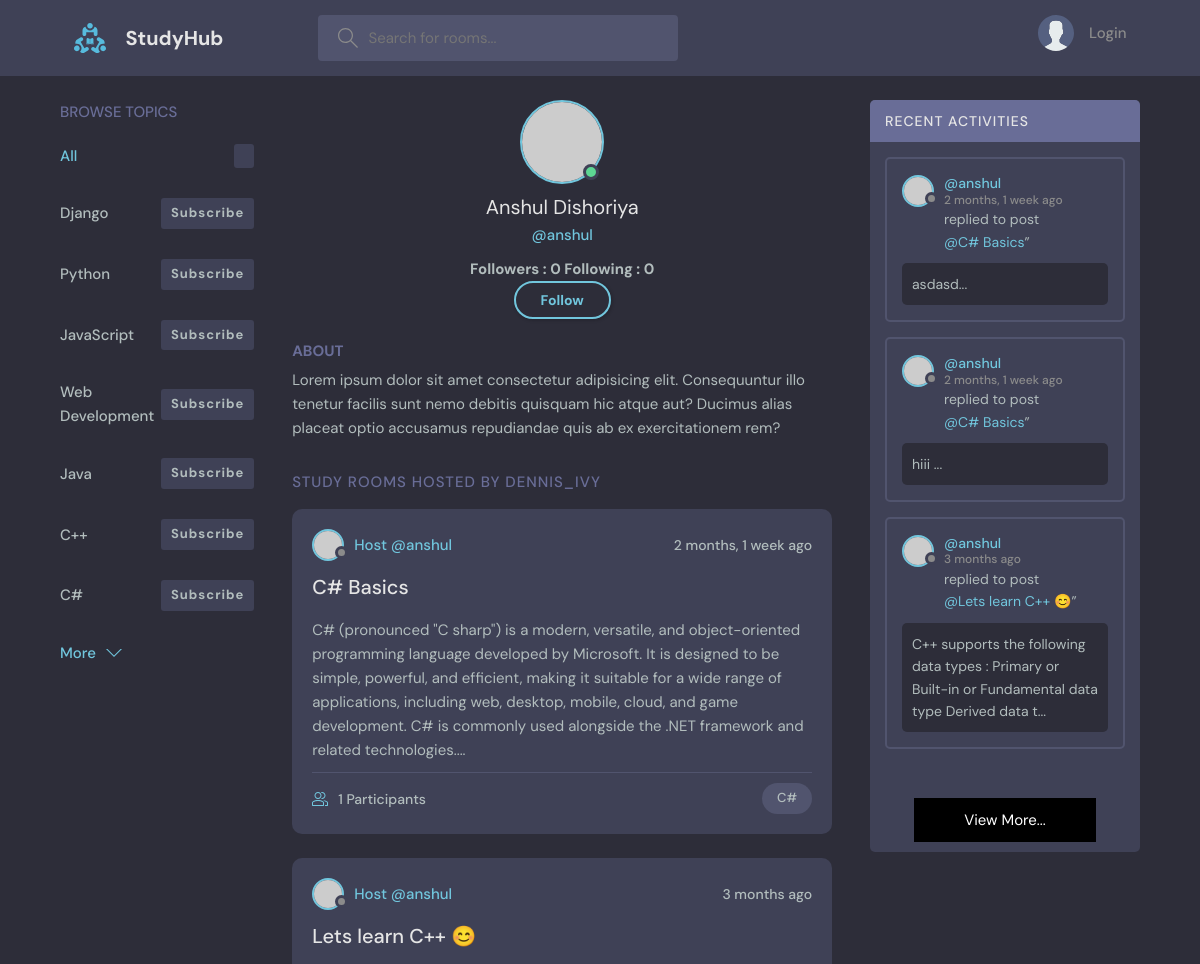
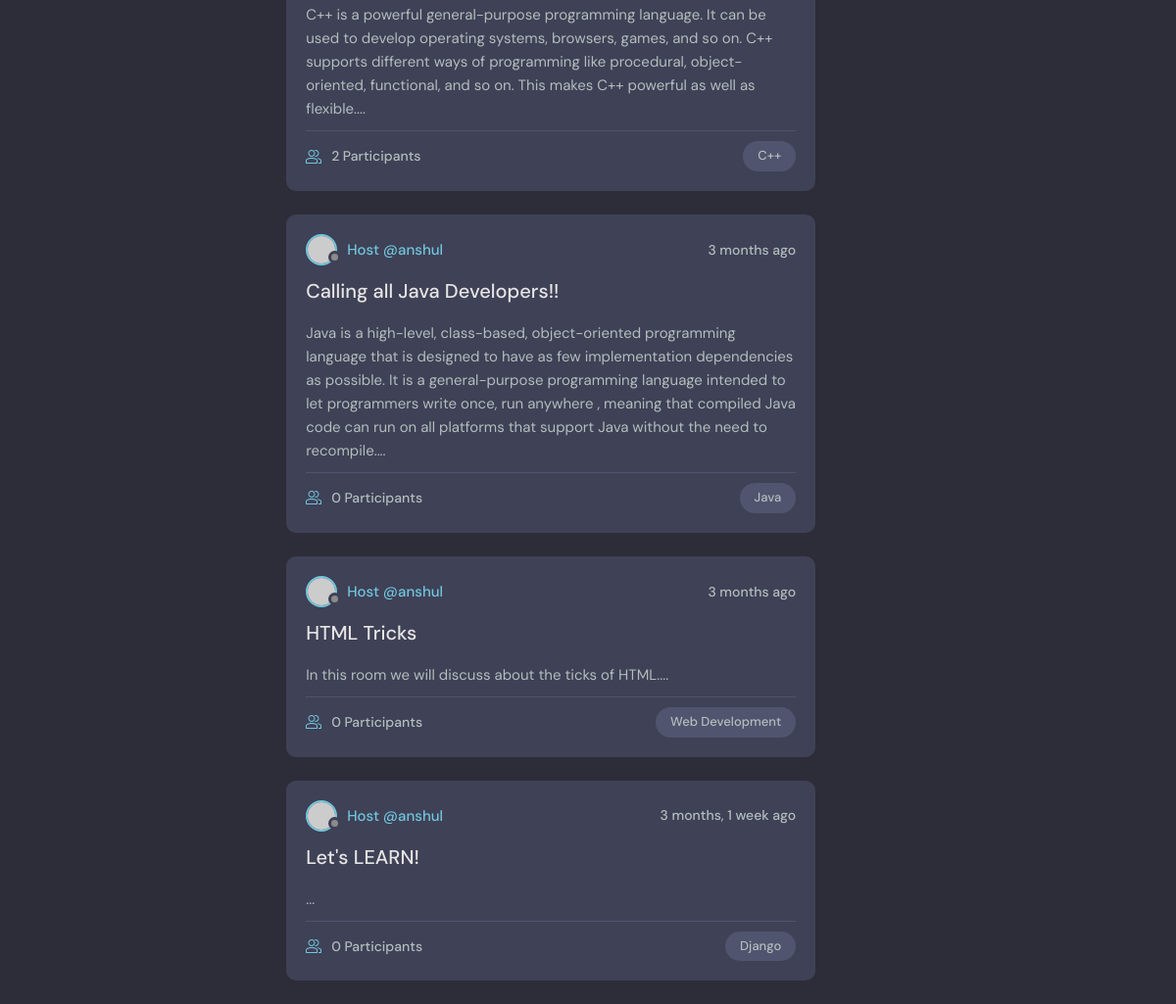
Screenshot of /user-profile/2 with the database file from the repository (2 pictures, top to bottom).
### base/models.py (models this page shows, shortened)
class Topic(models.Model):
    name = models.CharField(max_length=100)
    subscribe  = models.ManyToManyField(User, related_name='subscribe', blank=True)
    def __str__(self):
        return self.name

class Room(models.Model):
    host = models.ForeignKey(User , on_delete=models.SET_NULL , null=True)
    topic =models.ForeignKey(Topic , on_delete=models.SET_NULL , null=True )
    name = models.CharField(max_length=200)
    description = models.TextField(null=True , blank=True)
    participants = models.ManyToManyField(User , related_name='participants' ,blank=True)
    updated = models.DateTimeField(auto_now=True)
    created = models.DateTimeField(auto_now_add=True)
    class Meta:
        ordering = ['-updated' , '-created']

class Message(models.Model):
    user = models.ForeignKey( User, on_delete=models.CASCADE)
    room =  models.ForeignKey(Room , on_delete=models.CASCADE)
    body = models.TextField()
    updated = models.DateTimeField(auto_now=True)
    created = models.DateTimeField(auto_now_add=True)
    likes = models.ManyToManyField(User , related_name='likes' ,blank=True)
    class Meta:
        ordering = ['-updated' , '-created']
    def __str__(self):
        return self.body[:100]

### base/views.py (the view)
def userProfile(request , pk):# here pk = primary key to identify the user
    user = User.objects.get(id=pk)
    rooms = user.room_set.all()
    user_followers = UserFollowers.objects.filter(myFollower=user)
    user_followings = UserFollowing.objects.filter(myFollowing=user)
    is_following = False
    if request.user.is_authenticated and UserFollowing.objects.filter(myFollowing=request.user , following=user):
        is_following=True
    room_messages = user.message_set.all()
    context = {'user':user , 'rooms':rooms ,'is_following' :is_following,
        'room_messages':room_messages , 'user_followers':user_followers ,
          'user_followings':user_followings }
    get_topics(request , context)
    return render(request , 'base/profile.html' ,context)

### base/utils.py (called while the page is built)
def get_topics(request , context ,topics=None):
    all_topics = topics if topics else Topic.objects.all()[:7]
    topics = {}
    for tpc in all_topics:
        topics[tpc.id] = {'name':tpc ,'is_subscribed':False}
        if request.user.is_authenticated and tpc.subscribe.filter(id=request.user.id):
            topics[tpc.id]['is_subscribed'] = True
    context['topics']=topics

### base/templates/base/profile.html (shortened to what this page needs)
{% extends 'main.html' %}
{% block content %}
<main class="profile-page layout layout--3">
    <div class="container">
        {% include 'base/topics_component.html' %}
        <div class="roomList">
            <div class="profile">
                <div class="profile__avatar">
                    <div class="avatar avatar--large active">
                        <img src="https://randomuser.me/api/portraits/men/11.jpg" />
                    </div>
                </div>
                <div class="profile__info">
                    <h3>{{user.first_name}} {{user.last_name}}</h3>
                    <p>@{{user.username}}</p>
                    <h4>Followers : {{user_followers.count}}      Following : {{user_followings.count}}</h4>
                    {% if request.user != user %}
                    <a href="{% url 'follow-unfollow' user.id %}" class="btn btn--main btn--pill">
                        {% if is_following %}
                            Unfollow
                        {% else %}
                            Follow
                        {% endif %}
                    </a>
                    {% endif %}
                </div>
                <div class="profile__about">
                    <h3>About</h3>
                    <p>
                        Lorem ipsum dolor sit amet consectetur adipisicing elit. Consequuntur illo tenetur
                        facilis sunt nemo debitis quisquam hic atque aut? Ducimus alias placeat optio
                        accusamus repudiandae quis ab ex exercitationem rem?
                    </p>
                </div>
            </div>
            <div class="roomList__header">
                <div>
                    <h2>Study Rooms Hosted by dennis_ivy</a>
                    </h2>
                </div>
            </div>
            {% include 'base/feed_component.html' %}
        </div>
        {% include 'base/activity_component.html' %}
    </div>
</main>
{% endblock content %}

### templates/main.html (shortened to what this page needs)
<!DOCTYPE html>
{% load static %}
<html lang="en">
  <head>
    <link rel="stylesheet" href="{% static 'styles/style.css' %}" />
  </head>
  <body>
    {% include 'navbar.html' %}
    {% block content %}
    {% endblock content %}
  </body>
</html>

### templates/navbar.html (shortened to what this page needs)
{% load static %}
<header class="header header--loggedIn">
    <div class="container">
      <a href="{% url 'home' %}" class="header__logo">
        <img src="{% static 'images/logo.svg' %}" />
        <h1>StudyHub</h1>
      </a>
      <form class="header__search" method="GET" action="" >
        <label>
          <input type="text" name="q" placeholder="Search for rooms..." />
        </label>
      </form>
      <nav class="header__menu">
        {% if request.user.is_authenticated  %}
        <div class="header__user">
          <a href="{% url 'user-profile' request.user.id %}">
            <div class="avatar avatar--medium active">
              <img src="https://randomuser.me/api/portraits/men/37.jpg" />
            </div>
            <p>{{request.user.username}}<span>@{{request.user.username}}</span></p>
          </a>
          <button class="dropdown-button">
            <svg version="1.1" xmlns="http://www.w3.org/2000/svg" width="32" height="32" viewBox="0 0 32 32">
              <title>chevron-down</title>
              <path d="M16 21l-13-13h-3l16 16 16-16h-3l-13 13z"></path>
            </svg>
          </button>
        </div>
        {% else %}
        <a href="{% url 'login' %}">
          <img src="{% static 'images/avatar.svg' %}"  />
          <p>Login</p>
        </a>
        {% endif %}
      </nav>
    </div>
  </header>

### base/templates/base/topics_component.html (shortened to what this page needs)
<div class="topics">
  <div class="topics__header">
    <h2>Browse Topics</h2>
  </div>
  <ul class="topics__list">
    <li class="flex">
      <a href="{% url 'home' %}" class="active">All <span>{{topics.count}}</span></a>
    </li>
    {% for topic_id , topic_data in topics.items %}
      <li style="display: flex; justify-content: space-between; align-items: center;">
        <a href="{% url 'home' %}?q={{topic_data.name}}" style="text-decoration: none;">{{topic_data.name}} {{topic_data.room_set.all.count}}</a>
        <a  href="{% url 'subscribe-topic' topic_id %}" style="text-decoration: none;">
          <span>
            {% if topic_data.is_subscribed %}
              Unsubscribe
            {% else %}
              Subscribe
            {% endif %}
        </span></a>
      </li>
    {% endfor %}
  </ul>
  <a class="btn btn--link" href="{% url 'browse-topics' %}">
    More
    <svg
      version="1.1"
      xmlns="http://www.w3.org/2000/svg"
      width="32"
      height="32"
      viewBox="0 0 32 32"
    >
      <title>chevron-down</title>
      <path d="M16 21l-13-13h-3l16 16 16-16h-3l-13 13z"></path>
    </svg>
  </a>
</div>

### base/templates/base/feed_component.html (shortened to what this page needs)
{% for room in rooms %}
<div class="roomListRoom">
  <div class="roomListRoom__header">
    <a href="{% url 'user-profile' room.host.id %}" class="roomListRoom__author">
      <div class="avatar avatar--small">
        <img src="https://randomuser.me/api/portraits/women/11.jpg" />
      </div>
      <span>Host @{{room.host.username}}</span>
    </a>
    <div class="roomListRoom__actions">
      <span>{{room.created|timesince}} ago</span>
    </div>
  </div>
  <div class="roomListRoom__content">
    <a href="{% url 'room' room.id %}">{{room.name}}</a>
    <p>
      {{room.description}}...
    </p>
  </div>
  <div class="roomListRoom__meta">
    <a href="{% url 'room' room.id %}" class="roomListRoom__joined">
      {{room.participants.all.count}} Participants
    </a>
    <p class="roomListRoom__topic">{{room.topic.name}}</p>
  </div>
</div>
{% endfor %}

### base/templates/base/activity_component.html (shortened to what this page needs)
<div class="activities">
  <div class="activities__header">
    <h2>Recent Activities</h2>
  </div>
  {% for message in room_messages %}
  <div class="activities__box">
    <div class="activities__boxHeader roomListRoom__header">
      <a href="{% url 'user-profile'  message.user.id %}" class="roomListRoom__author">
        <div class="avatar avatar--small">
          <img src="https://randomuser.me/api/portraits/women/11.jpg" />
        </div>
        <p>
          @{{message.user.username}}
          <span>{{message.created|timesince}} ago</span>
        </p>
      </a>
    </div>
    <div class="activities__boxContent">
      <p>
        replied to post <a href="{% url 'room' message.room.id %}">@{{message.room.name}}</a
        >”
      </p>
      <div class="activities__boxRoomContent">
        {{message}}...
      </div>
    </div>
  </div>
  {% endfor %}
  <br>
  <div class="header__user" style="display: grid ; place-items: center;">
    <a style="display: block; margin: 10px auto; padding: 10px 50px 10px 50px; background-color: black; color: #fff; balck; cursor: pointer;"
     href="{% url 'recent-activity' %}"> View More...
    </a>
  </div>
</div>

### rows the page displays
Topic: name "Django"
Topic: name "Python"
Topic: name "JavaScript"
Topic: name "Web Development"
Topic: name "Java"
Topic: name "C++"
Topic: name "C#"
Room: host.username "anshul", created "2 months, 1 week", name "C# Basics", description "C# (pronounced \"C sharp\") is a modern, versatile, and object-oriented programming language developed by Microsoft. It is designed to be simple, powerful, and efficient, making it suitable for a wide range of applications, including web, desktop, mobile, cloud, and game development. C# is commonly used alongside the .NET framework and related technologies.", participants.all.count "1", topic.name "C#"
Room: host.username "anshul", created "3 months", name "Lets learn C++ 😊", description "C++ is a powerful general-purpose programming language. It can be used to develop operating systems, browsers, games, and so on. C++ supports different ways of programming like procedural, object-oriented, functional, and so on. This makes C++ powerful as well as flexible.", participants.all.count "2", topic.name "C++"
Room: host.username "anshul", created "3 months", name "Calling all Java Developers!!", description "Java is a high-level, class-based, object-oriented programming language that is designed to have as few implementation dependencies as possible. It is a general-purpose programming language intended to let programmers write once, run anywhere , meaning that compiled Java code can run on all platforms that support Java without the need to recompile.", participants.all.count "0", topic.name "Java"
Room: host.username "anshul", created "3 months", name "HTML Tricks", description "In this room we will discuss about the ticks of HTML.", participants.all.count "0", topic.name "Web Development"
Room: host.username "anshul", created "3 months, 1 week", name "Let's LEARN!", participants.all.count "0", topic.name "Django"
Message: user.username "anshul", created "2 months, 1 week", room.name "C# Basics", body "asdasd"
Message: user.username "anshul", created "2 months, 1 week", room.name "C# Basics", body "hiii"
Message: user.username "anshul", created "3 months", room.name "Lets learn C++ 😊", body "C++ supports the following data types : Primary or Built-in or Fundamental data type Derived data t"

### other values shown
{{ user.first_name }} "Anshul"
{{ user.last_name }} "Dishoriya"
{{ user.username }} "anshul"
{{ user_followers.count }} "0"
{{ user_followings.count }} "0"
